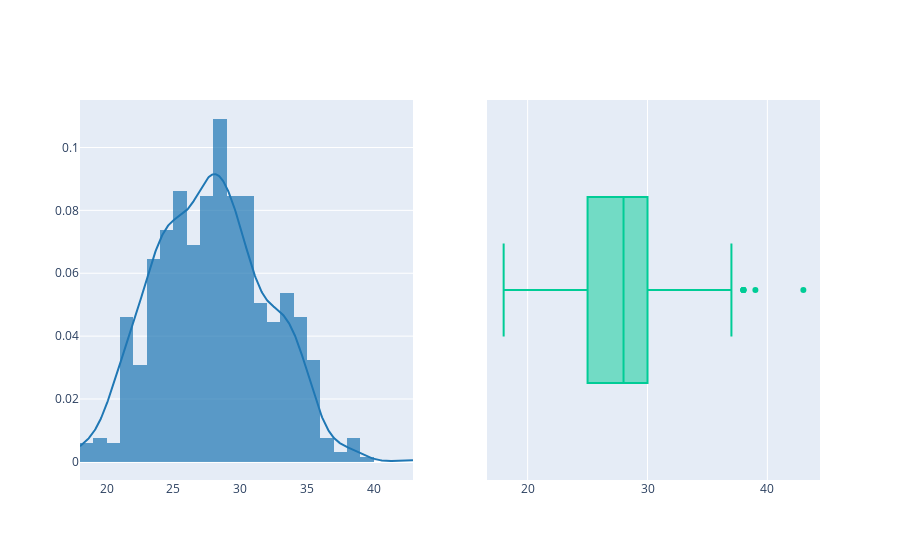
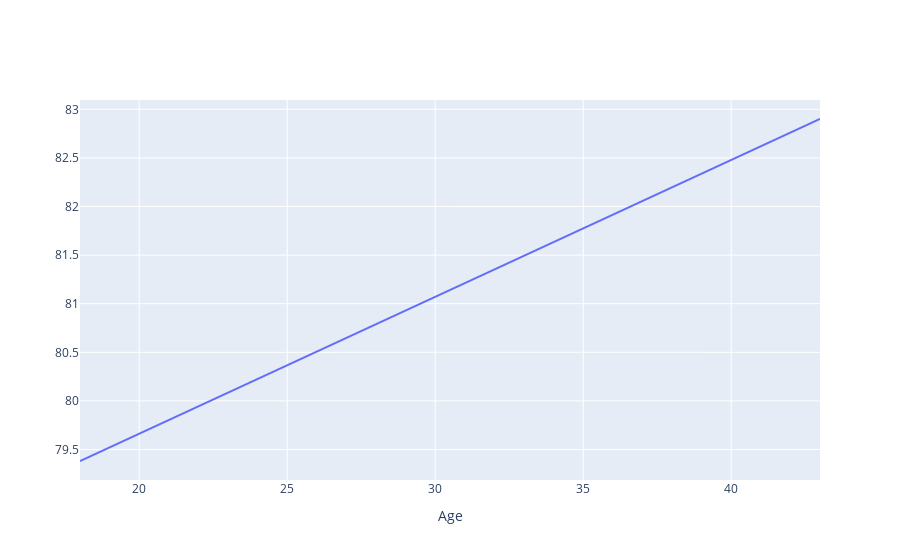

Source (notebook cell) for these figures, in order:
### Code cell
fig1 = go.Scatter(x = df['age'], y = df['overall'], mode = 'markers', xaxis = 'x', name='')
fig2 = go.Box(x=df['age'], xaxis='x2', yaxis = 'y2', name='')
fig3 = ff.create_distplot([df['age']], ['age']).data[1]
fig3['yaxis'] = 'y3'
fig3['xaxis'] = 'x'
fig4 = ff.create_distplot([df['age']], ['age']).data[0]
fig4['yaxis'] = 'y3'
fig4['xaxis'] = 'x'
trendline = px.scatter(df, x = 'age', y = 'overall', trendline='ols').data[1]

layout = go.Layout(
    xaxis = dict(
        domain =[0,0.45]
    ),
    xaxis2= dict(
        domain=[0.55, 1]
    ),
    showlegend=False,
)
figure = go.Figure(data = [fig3, fig4, fig2], layout=layout)
figure.show()
line = go.Figure([trendline])
line.update_layout(xaxis_title = 'Age')

### Figure 1 — Plotly figure (JSON) as saved in the notebook; plotly's stock layout.template omitted (floating-point values rounded to 4 significant figures; data arrays with more than 128 entries replaced by an {"elided": "..."} marker saying what was removed)
{"data": [{"legendgroup": "age", "marker": {"color": "rgb(31, 119, 180)"}, "mode": "lines", "name": "age", "showlegend": false, "type": "scatter", "x": {"elided": "500 float values"}, "xaxis": "x", "y": {"elided": "500 float values"}, "yaxis": "y3"}, {"autobinx": false, "histnorm": "probability density", "legendgroup": "age", "marker": {"color": "rgb(31, 119, 180)"}, "name": "age", "opacity": 0.7, "type": "histogram", "x": {"elided": "652 int values"}, "xaxis": "x", "xbins": {"end": 43, "size": 1, "start": 18}, "yaxis": "y3"}, {"name": "", "type": "box", "x": {"elided": "652 int values"}, "xaxis": "x2", "yaxis": "y2"}], "layout": {"showlegend": false, "xaxis": {"domain": [0, 0.45]}, "xaxis2": {"domain": [0.55, 1]}}}

### Figure 2 — Plotly figure (JSON) as saved in the notebook; plotly's stock layout.template omitted (floating-point values rounded to 4 significant figures; data arrays with more than 128 entries replaced by an {"elided": "..."} marker saying what was removed)
{"data": [{"hovertemplate": "<b>OLS trendline</b><br>overall = 0.140751 * age + 76.8482<br>R<sup>2</sup>=0.032764<br><br>age=%{x}<br>overall=%{y} <b>(trend)</b><extra></extra>", "legendgroup": "", "marker": {"color": "#636efa", "symbol": "circle"}, "mode": "lines", "name": "", "showlegend": false, "type": "scatter", "x": {"elided": "652 int values"}, "xaxis": "x", "y": {"elided": "652 float values"}, "yaxis": "y"}], "layout": {"xaxis": {"title": {"text": "Age"}}}}
